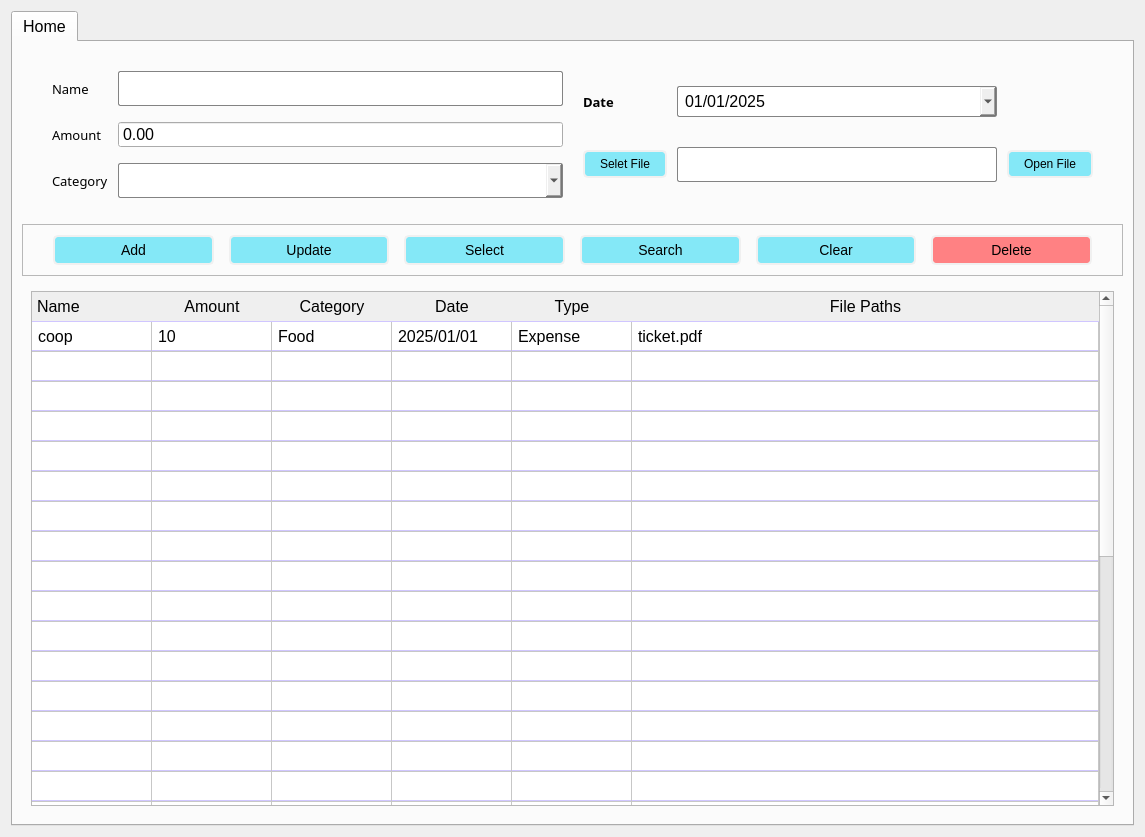
<?xml version="1.0" encoding="UTF-8"?>
<ui version="4.0">
 <class>Form</class>
 <widget class="QWidget" name="Form">
  <property name="geometry">
   <rect>
    <x>0</x>
    <y>0</y>
    <width>1145</width>
    <height>837</height>
   </rect>
  </property>
  <property name="minimumSize">
   <size>
    <width>956</width>
    <height>0</height>
   </size>
  </property>
  <property name="windowTitle">
   <string>Cash Flow</string>
  </property>
  <property name="toolTipDuration">
   <number>0</number>
  </property>
  <property name="styleSheet">
   <string notr="true">#info_frame {
	border: none;
	border-radius: 5px;
}

#info_frame QLineEdit,
#info_frame QComboBox,
#info_frame QDateEdit,
#info_frame QDoubleSplitBox{
	padding: 4px 5px;
	border: 1px solid #838383;
	border-radius: 2px;
}

#info_frame QLineEdit:focus,
#info_frame QComboBox:focus
 {
	border-color: #0055ff;
}

#result_frame {
	border-radius: 5px;
}

QHeaderView::section{
	border: none;
	border-bottom:1px solid #d0c6ff;
	text-align:left;
	padding: 3px 5px;
}

QTableWidget::Item{
	border-bottom:1px solid #d0c6ff;
	padding-left: 3px;
}

#info_frame QPushButton {
	font-size: 12px;
	padding: 5px 15px;
	border: 2px solid #f0f0f0;
	border-radius: 5px;
	background-color: #84e8f7;
}

#info_frame QPushButton:hover {
	border-color: #4c96f7;
	font-size: 12px;
}

#function_frame QPushButton {
	font-size: 14px;
	padding: 5px 10px;
	border: 2px solid #f0f0f0;
	border-radius: 5px;
	background-color: #84e8f7;
}

#function_frame QPushButton:hover {
	border-color: #4c96f7;
	font-size: 15px;
}

#function_frame #btn_delete {
	background-color: #ff8183;
}

#function_frame #delete_btn:hover {
	border-color: #dc0004;
}</string>
  </property>
  <layout class="QGridLayout" name="gridLayout_4">
   <item row="0" column="0">
    <widget class="QTabWidget" name="tabWidget">
     <property name="font">
      <font>
       <pointsize>12</pointsize>
      </font>
     </property>
     <property name="toolTipDuration">
      <number>0</number>
     </property>
     <property name="styleSheet">
      <string notr="true"/>
     </property>
     <property name="currentIndex">
      <number>0</number>
     </property>
     <widget class="QWidget" name="Home">
      <property name="minimumSize">
       <size>
        <width>966</width>
        <height>0</height>
       </size>
      </property>
      <property name="toolTip">
       <string/>
      </property>
      <property name="toolTipDuration">
       <number>0</number>
      </property>
      <property name="layoutDirection">
       <enum>Qt::LeftToRight</enum>
      </property>
      <attribute name="title">
       <string>Home</string>
      </attribute>
      <layout class="QGridLayout" name="gridLayout_6">
       <item row="1" column="0">
        <widget class="QFrame" name="function_frame">
         <property name="toolTipDuration">
          <number>0</number>
         </property>
         <property name="frameShape">
          <enum>QFrame::StyledPanel</enum>
         </property>
         <property name="frameShadow">
          <enum>QFrame::Raised</enum>
         </property>
         <layout class="QHBoxLayout" name="horizontalLayout">
          <property name="spacing">
           <number>15</number>
          </property>
          <property name="leftMargin">
           <number>30</number>
          </property>
          <property name="topMargin">
           <number>10</number>
          </property>
          <property name="rightMargin">
           <number>30</number>
          </property>
          <property name="bottomMargin">
           <number>10</number>
          </property>
          <item>
           <widget class="QPushButton" name="btn_add">
            <property name="font">
             <font>
              <pointsize>1</pointsize>
             </font>
            </property>
            <property name="toolTipDuration">
             <number>0</number>
            </property>
            <property name="text">
             <string>Add</string>
            </property>
            <property name="icon">
             <iconset>
              <normaloff>../icons/add.svg</normaloff>../icons/add.svg</iconset>
            </property>
           </widget>
          </item>
          <item>
           <widget class="QPushButton" name="btn_update">
            <property name="font">
             <font>
              <pointsize>1</pointsize>
             </font>
            </property>
            <property name="toolTipDuration">
             <number>0</number>
            </property>
            <property name="text">
             <string>Update</string>
            </property>
            <property name="icon">
             <iconset>
              <normaloff>../icons/update.svg</normaloff>../icons/update.svg</iconset>
            </property>
           </widget>
          </item>
          <item>
           <widget class="QPushButton" name="btn_select">
            <property name="font">
             <font>
              <pointsize>1</pointsize>
             </font>
            </property>
            <property name="toolTipDuration">
             <number>0</number>
            </property>
            <property name="text">
             <string>Select</string>
            </property>
            <property name="icon">
             <iconset>
              <normaloff>../icons/select.svg</normaloff>../icons/select.svg</iconset>
            </property>
           </widget>
          </item>
          <item>
           <widget class="QPushButton" name="btn_search">
            <property name="font">
             <font>
              <pointsize>1</pointsize>
             </font>
            </property>
            <property name="toolTipDuration">
             <number>0</number>
            </property>
            <property name="text">
             <string>Search</string>
            </property>
            <property name="icon">
             <iconset>
              <normaloff>../icons/search.svg</normaloff>../icons/search.svg</iconset>
            </property>
           </widget>
          </item>
          <item>
           <widget class="QPushButton" name="btn_clear">
            <property name="font">
             <font>
              <pointsize>1</pointsize>
             </font>
            </property>
            <property name="toolTipDuration">
             <number>0</number>
            </property>
            <property name="text">
             <string>Clear</string>
            </property>
            <property name="icon">
             <iconset>
              <normaloff>../icons/clear.svg</normaloff>../icons/clear.svg</iconset>
            </property>
           </widget>
          </item>
          <item>
           <widget class="QPushButton" name="btn_delete">
            <property name="font">
             <font>
              <pointsize>1</pointsize>
             </font>
            </property>
            <property name="toolTipDuration">
             <number>0</number>
            </property>
            <property name="text">
             <string>Delete</string>
            </property>
            <property name="icon">
             <iconset>
              <normaloff>../icons/delete.svg</normaloff>../icons/delete.svg</iconset>
            </property>
           </widget>
          </item>
         </layout>
        </widget>
       </item>
       <item row="0" column="0">
        <widget class="QFrame" name="info_frame">
         <property name="sizePolicy">
          <sizepolicy hsizetype="Preferred" vsizetype="Preferred">
           <horstretch>0</horstretch>
           <verstretch>0</verstretch>
          </sizepolicy>
         </property>
         <property name="font">
          <font>
           <pointsize>12</pointsize>
          </font>
         </property>
         <property name="toolTipDuration">
          <number>0</number>
         </property>
         <property name="frameShape">
          <enum>QFrame::StyledPanel</enum>
         </property>
         <property name="frameShadow">
          <enum>QFrame::Raised</enum>
         </property>
         <layout class="QGridLayout" name="gridLayout_3">
          <property name="leftMargin">
           <number>30</number>
          </property>
          <property name="topMargin">
           <number>20</number>
          </property>
          <property name="rightMargin">
           <number>30</number>
          </property>
          <property name="bottomMargin">
           <number>20</number>
          </property>
          <property name="horizontalSpacing">
           <number>20</number>
          </property>
          <property name="verticalSpacing">
           <number>10</number>
          </property>
          <item row="0" column="1">
           <layout class="QGridLayout" name="gl_right">
            <property name="sizeConstraint">
             <enum>QLayout::SetDefaultConstraint</enum>
            </property>
            <property name="horizontalSpacing">
             <number>10</number>
            </property>
            <property name="verticalSpacing">
             <number>15</number>
            </property>
            <item row="0" column="0">
             <widget class="QLabel" name="l_date">
              <property name="font">
               <font>
                <family>Segoe UI Semibold</family>
                <pointsize>10</pointsize>
                <weight>75</weight>
                <bold>true</bold>
               </font>
              </property>
              <property name="toolTipDuration">
               <number>0</number>
              </property>
              <property name="text">
               <string>Date</string>
              </property>
             </widget>
            </item>
            <item row="0" column="1">
             <widget class="QDateEdit" name="dateEdit">
              <property name="sizePolicy">
               <sizepolicy hsizetype="Expanding" vsizetype="Fixed">
                <horstretch>0</horstretch>
                <verstretch>0</verstretch>
               </sizepolicy>
              </property>
              <property name="font">
               <font>
                <pointsize>12</pointsize>
               </font>
              </property>
              <property name="toolTipDuration">
               <number>0</number>
              </property>
              <property name="maximumTime">
               <time>
                <hour>22</hour>
                <minute>59</minute>
                <second>59</second>
               </time>
              </property>
              <property name="displayFormat">
               <string>dd/MM/yyyy</string>
              </property>
              <property name="calendarPopup">
               <bool>true</bool>
              </property>
              <property name="timeSpec">
               <enum>Qt::UTC</enum>
              </property>
              <property name="date">
               <date>
                <year>2025</year>
                <month>1</month>
                <day>1</day>
               </date>
              </property>
             </widget>
            </item>
            <item row="1" column="2">
             <widget class="QPushButton" name="btn_open_file">
              <property name="sizePolicy">
               <sizepolicy hsizetype="Minimum" vsizetype="Fixed">
                <horstretch>0</horstretch>
                <verstretch>0</verstretch>
               </sizepolicy>
              </property>
              <property name="minimumSize">
               <size>
                <width>50</width>
                <height>0</height>
               </size>
              </property>
              <property name="font">
               <font>
                <pointsize>1</pointsize>
               </font>
              </property>
              <property name="toolTipDuration">
               <number>0</number>
              </property>
              <property name="text">
               <string>Open File</string>
              </property>
             </widget>
            </item>
            <item row="1" column="1">
             <widget class="QLineEdit" name="le_file">
              <property name="enabled">
               <bool>false</bool>
              </property>
              <property name="font">
               <font>
                <family>Segoe UI Semibold</family>
                <pointsize>12</pointsize>
               </font>
              </property>
              <property name="toolTipDuration">
               <number>0</number>
              </property>
             </widget>
            </item>
            <item row="1" column="0">
             <widget class="QPushButton" name="btn_select_file">
              <property name="font">
               <font>
                <pointsize>1</pointsize>
               </font>
              </property>
              <property name="toolTipDuration">
               <number>0</number>
              </property>
              <property name="text">
               <string>Selet File</string>
              </property>
             </widget>
            </item>
           </layout>
          </item>
          <item row="0" column="0">
           <layout class="QGridLayout" name="gl_left">
            <property name="horizontalSpacing">
             <number>10</number>
            </property>
            <property name="verticalSpacing">
             <number>15</number>
            </property>
            <item row="0" column="1">
             <widget class="QLineEdit" name="le_name">
              <property name="sizePolicy">
               <sizepolicy hsizetype="Expanding" vsizetype="Fixed">
                <horstretch>0</horstretch>
                <verstretch>0</verstretch>
               </sizepolicy>
              </property>
              <property name="font">
               <font>
                <family>Segoe UI Semibold</family>
                <pointsize>12</pointsize>
               </font>
              </property>
              <property name="toolTipDuration">
               <number>0</number>
              </property>
              <property name="text">
               <string/>
              </property>
             </widget>
            </item>
            <item row="1" column="0">
             <widget class="QLabel" name="l_amount">
              <property name="font">
               <font>
                <family>Segoe UI Semibold</family>
                <pointsize>10</pointsize>
               </font>
              </property>
              <property name="toolTipDuration">
               <number>0</number>
              </property>
              <property name="text">
               <string>Amount</string>
              </property>
             </widget>
            </item>
            <item row="1" column="1">
             <widget class="QDoubleSpinBox" name="dsb_amount">
              <property name="font">
               <font>
                <pointsize>12</pointsize>
               </font>
              </property>
              <property name="buttonSymbols">
               <enum>QAbstractSpinBox::NoButtons</enum>
              </property>
              <property name="minimum">
               <double>-10000000000000.000000000000000</double>
              </property>
              <property name="maximum">
               <double>10000000000000.000000000000000</double>
              </property>
             </widget>
            </item>
            <item row="0" column="0">
             <widget class="QLabel" name="l_name">
              <property name="font">
               <font>
                <family>Segoe UI Semibold</family>
                <pointsize>10</pointsize>
               </font>
              </property>
              <property name="toolTipDuration">
               <number>0</number>
              </property>
              <property name="text">
               <string>Name</string>
              </property>
             </widget>
            </item>
            <item row="2" column="0">
             <widget class="QLabel" name="l_category">
              <property name="font">
               <font>
                <family>Segoe UI Semibold</family>
                <pointsize>10</pointsize>
               </font>
              </property>
              <property name="toolTipDuration">
               <number>0</number>
              </property>
              <property name="text">
               <string>Category</string>
              </property>
             </widget>
            </item>
            <item row="2" column="1">
             <widget class="QComboBox" name="cb_category">
              <property name="sizePolicy">
               <sizepolicy hsizetype="Expanding" vsizetype="Fixed">
                <horstretch>0</horstretch>
                <verstretch>0</verstretch>
               </sizepolicy>
              </property>
              <property name="font">
               <font>
                <family>Segoe UI Semibold</family>
                <pointsize>12</pointsize>
               </font>
              </property>
              <property name="toolTipDuration">
               <number>0</number>
              </property>
              <property name="editable">
               <bool>false</bool>
              </property>
              <property name="currentIndex">
               <number>-1</number>
              </property>
              <item>
               <property name="text">
                <string>Select Item</string>
               </property>
              </item>
              <item>
               <property name="text">
                <string>home</string>
               </property>
              </item>
              <item>
               <property name="text">
                <string>taxes</string>
               </property>
              </item>
             </widget>
            </item>
           </layout>
          </item>
         </layout>
        </widget>
       </item>
       <item row="2" column="0">
        <widget class="QFrame" name="result_frame">
         <property name="sizePolicy">
          <sizepolicy hsizetype="MinimumExpanding" vsizetype="Preferred">
           <horstretch>0</horstretch>
           <verstretch>0</verstretch>
          </sizepolicy>
         </property>
         <property name="toolTipDuration">
          <number>0</number>
         </property>
         <property name="frameShape">
          <enum>QFrame::StyledPanel</enum>
         </property>
         <property name="frameShadow">
          <enum>QFrame::Raised</enum>
         </property>
         <layout class="QGridLayout" name="gridLayout_5">
          <item row="0" column="0">
           <widget class="QTableWidget" name="tableWidget">
            <property name="font">
             <font>
              <pointsize>12</pointsize>
             </font>
            </property>
            <property name="focusPolicy">
             <enum>Qt::NoFocus</enum>
            </property>
            <property name="toolTipDuration">
             <number>0</number>
            </property>
            <property name="inputMethodHints">
             <set>Qt::ImhFormattedNumbersOnly</set>
            </property>
            <property name="iconSize">
             <size>
              <width>16</width>
              <height>16</height>
             </size>
            </property>
            <property name="showGrid">
             <bool>true</bool>
            </property>
            <attribute name="horizontalHeaderDefaultSectionSize">
             <number>120</number>
            </attribute>
            <attribute name="horizontalHeaderMinimumSectionSize">
             <number>50</number>
            </attribute>
            <attribute name="horizontalHeaderStretchLastSection">
             <bool>true</bool>
            </attribute>
            <attribute name="verticalHeaderVisible">
             <bool>false</bool>
            </attribute>
            <row>
             <property name="text">
              <string>New Row</string>
             </property>
            </row>
            <row>
             <property name="text">
              <string>New Row</string>
             </property>
            </row>
            <row>
             <property name="text">
              <string>New Row</string>
             </property>
            </row>
            <row>
             <property name="text">
              <string>New Row</string>
             </property>
            </row>
            <row>
             <property name="text">
              <string>New Row</string>
             </property>
            </row>
            <row>
             <property name="text">
              <string>New Row</string>
             </property>
            </row>
            <row>
             <property name="text">
              <string>New Row</string>
             </property>
            </row>
            <row>
             <property name="text">
              <string>New Row</string>
             </property>
            </row>
            <row>
             <property name="text">
              <string>New Row</string>
             </property>
            </row>
            <row>
             <property name="text">
              <string>New Row</string>
             </property>
            </row>
            <row>
             <property name="text">
              <string>New Row</string>
             </property>
            </row>
            <row>
             <property name="text">
              <string>New Row</string>
             </property>
            </row>
            <row>
             <property name="text">
              <string>New Row</string>
             </property>
            </row>
            <row>
             <property name="text">
              <string>New Row</string>
             </property>
            </row>
            <row>
             <property name="text">
              <string>New Row</string>
             </property>
            </row>
            <row>
             <property name="text">
              <string>New Row</string>
             </property>
            </row>
            <row>
             <property name="text">
              <string>New Row</string>
             </property>
            </row>
            <row>
             <property name="text">
              <string>New Row</string>
             </property>
            </row>
            <row>
             <property name="text">
              <string>New Row</string>
             </property>
            </row>
            <row>
             <property name="text">
              <string>New Row</string>
             </property>
            </row>
            <row>
             <property name="text">
              <string>New Row</string>
             </property>
            </row>
            <row>
             <property name="text">
              <string>New Row</string>
             </property>
            </row>
            <row>
             <property name="text">
              <string>New Row</string>
             </property>
            </row>
            <row>
             <property name="text">
              <string>New Row</string>
             </property>
            </row>
            <row>
             <property name="text">
              <string>New Row</string>
             </property>
            </row>
            <row>
             <property name="text">
              <string>New Row</string>
             </property>
            </row>
            <row>
             <property name="text">
              <string>New Row</string>
             </property>
            </row>
            <row>
             <property name="text">
              <string>New Row</string>
             </property>
            </row>
            <row>
             <property name="text">
              <string>New Row</string>
             </property>
            </row>
            <row>
             <property name="text">
              <string>New Row</string>
             </property>
            </row>
            <row>
             <property name="text">
              <string>New Row</string>
             </property>
            </row>
            <column>
             <property name="text">
              <string>Name</string>
             </property>
             <property name="font">
              <font>
               <pointsize>12</pointsize>
              </font>
             </property>
             <property name="textAlignment">
              <set>AlignLeading|AlignVCenter</set>
             </property>
            </column>
            <column>
             <property name="text">
              <string>Amount</string>
             </property>
             <property name="font">
              <font>
               <pointsize>12</pointsize>
              </font>
             </property>
            </column>
            <column>
             <property name="text">
              <string>Category</string>
             </property>
             <property name="font">
              <font>
               <pointsize>12</pointsize>
              </font>
             </property>
            </column>
            <column>
             <property name="text">
              <string>Date</string>
             </property>
             <property name="font">
              <font>
               <pointsize>12</pointsize>
              </font>
             </property>
            </column>
            <column>
             <property name="text">
              <string>Type</string>
             </property>
             <property name="font">
              <font>
               <pointsize>12</pointsize>
              </font>
             </property>
            </column>
            <column>
             <property name="text">
              <string>File Paths</string>
             </property>
             <property name="font">
              <font>
               <pointsize>12</pointsize>
              </font>
             </property>
            </column>
            <item row="0" column="0">
             <property name="text">
              <string>coop</string>
             </property>
            </item>
            <item row="0" column="1">
             <property name="text">
              <string>10</string>
             </property>
            </item>
            <item row="0" column="2">
             <property name="text">
              <string>Food</string>
             </property>
            </item>
            <item row="0" column="3">
             <property name="text">
              <string>2025/01/01</string>
             </property>
            </item>
            <item row="0" column="4">
             <property name="text">
              <string>Expense</string>
             </property>
            </item>
            <item row="0" column="5">
             <property name="text">
              <string>ticket.pdf</string>
             </property>
            </item>
           </widget>
          </item>
         </layout>
        </widget>
       </item>
      </layout>
     </widget>
    </widget>
   </item>
  </layout>
 </widget>
 <resources/>
 <connections/>
</ui>
